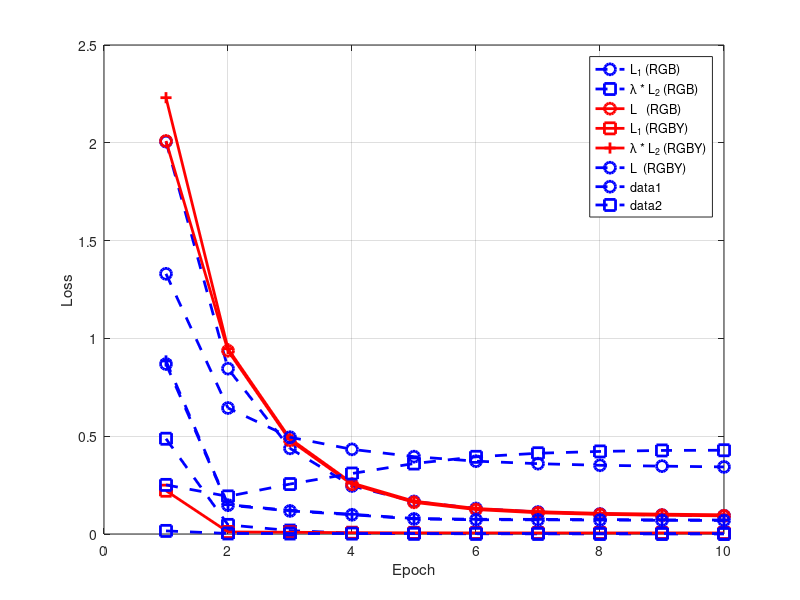

Source code (MATLAB):
% RGB 5700K
loss1=[2.0092328, 0.93692046, 0.47842044, 0.25382027, 0.16183206, 0.12489741, 0.10846631, 0.10026421, 0.095844395, 0.092884794];
loss2= [0.22134636, 0.010404508, 0.009007032, 0.006724472, 0.00591742, 0.005649868, 0.005529406, 0.0054644756, 0.0056551723, 0.0053942883];
loss_sum= [2.2305791, 0.947325, 0.48742747, 0.26054475, 0.16774948, 0.13054729, 0.113995716, 0.105728686, 0.101499565, 0.09827908];
% loss1: [1.690355, 0.8411812, 0.42633268, 0.23672089, 0.1555105, 0.119623296, 0.10303273, 0.09455963, 0.08968003, 0.08678761]
% loss2: [0.31958297, 0.011873759, 0.008737643, 0.0069837044, 0.005914093, 0.0059164376, 0.0055057937, 0.005193104, 0.0052944478, 0.0051366766]
% loss_sum: [2.009938, 0.853055, 0.43507034, 0.24370459, 0.16142459, 0.12553973, 0.10853852, 0.09975274, 0.09497448, 0.09192429]

loss11= [2.0328043, 0.91467243, 0.46324575, 0.24458177, 0.15787323, 0.11953716, 0.10028277, 0.0903754, 0.084474646, 0.08119937] ;
loss21= [0.29493022, 0.006845983, 0.0059120054, 0.0054288507, 0.005710206, 0.0056385677, 0.005866878, 0.0060521215, 0.00607502, 0.006086333] ;
loss_sum1= [2.3277345, 0.92151845, 0.46915776, 0.2500106, 0.16358343, 0.12517573, 0.10614965, 0.09642752, 0.09054966, 0.087285705] ;

loss12= [1.7867922, 0.7920583, 0.4170501, 0.2318591, 0.15392688, 0.117397256, 0.0998887, 0.09150903, 0.087066285, 0.08450297] ;
loss22= [0.0731083, 0.009362262, 0.0075684213, 0.0058297417, 0.005490473, 0.0054086307, 0.005241382, 0.005174336, 0.005195596, 0.005326991] ;
loss_sum2= [1.8599005, 0.80142057, 0.4246185, 0.23768884, 0.15941735, 0.122805886, 0.10513008, 0.09668337, 0.09226188, 0.08982997] ;

loss13= [1.699757, 0.8579524, 0.41044378, 0.22682506, 0.15539207, 0.124001645, 0.10872186, 0.10069138, 0.095660985, 0.09242692] ;
loss23= [0.21833105, 0.010904488, 0.007954911, 0.0061890036, 0.0058667054, 0.0057357196, 0.005781995, 0.0055462345, 0.0056072557, 0.0056114686] ;
loss_sum3= [1.9180881, 0.8688569, 0.4183987, 0.23301406, 0.16125877, 0.12973736, 0.11450385, 0.10623761, 0.10126824, 0.09803839] ;

loss14= [1.6765784, 0.7881531, 0.38676935, 0.20865463, 0.13899004, 0.108679205, 0.09453959, 0.087674856, 0.08421802, 0.08228913] ;
loss24= [0.20663422, 0.010457011, 0.0062637404, 0.0056535336, 0.00566738, 0.005967611, 0.0063051917, 0.0062083574, 0.006270753, 0.0061560674] ;
loss_sum4= [1.8832126, 0.79861015, 0.3930331, 0.21430816, 0.14465742, 0.114646815, 0.100844786, 0.09388322, 0.09048877, 0.088445194] ;

loss5= [2.0097194, 0.88082844, 0.502254, 0.27782217, 0.1786513, 0.13650449, 0.115335636, 0.103707135, 0.096327424, 0.091687016] ;
loss5= [0.19274905, 0.010643366, 0.008037809, 0.0058335676, 0.0049493555, 0.0049142702, 0.00492, 0.0047272993, 0.0048449747, 0.0050744736] ;
loss_sum5= [2.2024684, 0.8914718, 0.5102918, 0.28365573, 0.18360066, 0.14141876, 0.120255634, 0.10843443, 0.1011724, 0.09676149] ;

loss6= [1.7383922, 0.8559519, 0.4500011, 0.2617479, 0.18432422, 0.14842494, 0.12778832, 0.112096734, 0.10034987, 0.09343731] ;
loss6= [0.24063571, 0.010856408, 0.008750805, 0.006923121, 0.0059790085, 0.005336207, 0.00501011, 0.0048888144, 0.0050743856, 0.0054257903] ;
loss_sum6= [1.979028, 0.8668083, 0.4587519, 0.268671, 0.19030322, 0.15376115, 0.13279843, 0.11698555, 0.105424255, 0.098863095] ;

loss17= [1.5576086, 0.7320032, 0.3920327, 0.24025908, 0.1708798, 0.13238494, 0.108211264, 0.095102, 0.08847992, 0.08487479] ;
loss27= [0.23113264, 0.011958834, 0.00856921, 0.006548215, 0.0054063676, 0.00496337, 0.0050511924, 0.0054029394, 0.005663557, 0.005983441] ;
loss_sum7= [1.7887412, 0.74396205, 0.40060192, 0.24680729, 0.17628616, 0.13734831, 0.11326246, 0.100504935, 0.09414348, 0.09085823] ;

loss18= [2.051021, 0.86537063, 0.43835917, 0.2335586, 0.15203746, 0.117691, 0.10150371, 0.09322358, 0.08874708, 0.08629384] ;
loss28= [0.19524167, 0.011964152, 0.0077768685, 0.0055563315, 0.0051533324, 0.0052426504, 0.0049489387, 0.0051533417, 0.004948019, 0.0050168415] ;
loss_sum8= [2.2462628, 0.8773348, 0.44613603, 0.23911493, 0.15719078, 0.122933656, 0.106452644, 0.09837692, 0.0936951, 0.09131068] ;

loss19= [1.4944408, 0.728853, 0.3640532, 0.21677582, 0.1541124, 0.12137533, 0.10419387, 0.09540401, 0.090617254, 0.08762608] ;
loss29= [0.13117518, 0.007646382, 0.006402884, 0.0052601057, 0.004933269, 0.0050999173, 0.00500082, 0.0050209193, 0.005501991, 0.0052159214] ;
loss_sum9= [1.625616, 0.73649937, 0.37045607, 0.22203593, 0.15904567, 0.12647524, 0.109194696, 0.10042492, 0.09611925, 0.092842] ;

mean_value_relu = loss_sum + loss_sum1 + loss_sum2 + loss_sum3 + loss_sum4 + loss_sum5 + loss_sum6 + loss_sum7 + loss_sum8 + loss_sum9;
mean_value_relu = mean_value_relu/10;
mean_square_value_relu = (loss_sum - mean_value_relu).^2  + (loss_sum1 - mean_value_relu).^2  + (loss_sum2 - mean_value_relu).^2  + (loss_sum3 - mean_value_relu).^2  + (loss_sum4 - mean_value_relu).^2 ...
      + (loss_sum5 - mean_value_relu).^2  + (loss_sum6 - mean_value_relu).^2  + (loss_sum7 - mean_value_relu).^2  + (loss_sum8 - mean_value_relu).^2  + (loss_sum9 - mean_value_relu).^2;
  
plot([1:10],mean_value_relu,'--bo','MarkerSize',8,'LineWidth',2);hold on;
plot([1:10],mean_square_value_relu,'--bs','MarkerSize',8,'LineWidth',2);hold on;  



plot([1:10],loss1,'-ro','MarkerSize',8,'LineWidth',2);hold on;
plot([1:10],loss2,'-rs','MarkerSize',8,'LineWidth',2);hold on;
plot([1:10],loss_sum,'-r+','MarkerSize',8,'LineWidth',2);hold on;
% % RGB 4000K
% loss1= [1.5630237, 0.82386506, 0.4208291, 0.2706569, 0.19599015, 0.1540955, 0.13026, 0.11931487, 0.11440705, 0.11132509];
% loss2= [0.38228476, 0.01129269, 0.006175206, 0.004760101, 0.0047609783, 0.0050096, 0.00499452, 0.0050366744, 0.0050141313, 0.0052436185];
% loss_sum= [1.9453084, 0.83515775, 0.4270043, 0.275417, 0.20075113, 0.1591051, 0.13525453, 0.124351546, 0.11942118, 0.116568714];
% RGBY 5700K

loss1=[0.8690279, 0.14725205, 0.118022606, 0.098412365, 0.07696816, 0.0728977, 0.07240346, 0.07144982, 0.06986164, 0.069139056];
loss2=[0.015813824, 0.0027331582, 0.00244155, 0.0024011068, 0.002478812, 0.0023587844, 0.0024694088, 0.0022960708, 0.002250351, 0.0021657774];
loss_sum= [0.88484174, 0.14998521, 0.12046415, 0.10081347, 0.07944697, 0.07525649, 0.074872866, 0.07374589, 0.072111994, 0.071304835];


plot([1:10],loss1,'--bo','MarkerSize',8,'LineWidth',2);hold on;
plot([1:10],loss2,'--bs','MarkerSize',8,'LineWidth',2);hold on;
plot([1:10],loss_sum,'--b+','MarkerSize',8,'LineWidth',2);hold on;

grid on;
legend('L_{1} (RGB)',...
    '\lambda * L_{2} (RGB)',...
    'L   (RGB)',...
'L_{1} (RGBY)',...
    '\lambda * L_{2} (RGBY)',...
    'L  (RGBY)');   
ylabel('Loss');
xlabel('Epoch');

%relu
loss1= [1.0991982, 0.5670697, 0.40671906, 0.32099423, 0.2696359, 0.2376237, 0.21768056, 0.20465666, 0.1962345, 0.1905375];
loss2= [0.033455327, 0.026387198, 0.0255188, 0.02475529, 0.024778856, 0.02440419, 0.025534403, 0.023159456, 0.02513937, 0.023461916];
loss_sum= [1.1326536, 0.5934569, 0.43223786, 0.34574953, 0.29441473, 0.2620279, 0.24321496, 0.22781612, 0.22137386, 0.21399942];

loss11= [1.160722, 0.65472937, 0.51559424, 0.45952305, 0.42688686, 0.4069, 0.39370194, 0.38488707, 0.37859714, 0.3740089];
loss21= [0.15969259, 0.029243272, 0.028278591, 0.026955694, 0.02891738, 0.027464788, 0.027819289, 0.02762314, 0.029610442, 0.02633586];
loss_sum1= [1.3204145, 0.68397266, 0.54387283, 0.48647875, 0.45580423, 0.43436477, 0.42152122, 0.41251022, 0.4082076, 0.40034476];

loss12= [1.3520371, 0.76901525, 0.57788205, 0.53067845, 0.5095636, 0.49864104, 0.49225062, 0.48784208, 0.48469576, 0.4821503];
loss22= [0.35606492, 0.016400365, 0.021393107, 0.020686595, 0.0206013, 0.021005353, 0.022174047, 0.021248335, 0.02184265, 0.022680683];
loss_sum2= [1.708102, 0.7854156, 0.5992752, 0.551365, 0.5301649, 0.5196464, 0.5144247, 0.5090904, 0.5065384, 0.50483096];

loss13= [1.0900401, 0.38778856, 0.21897733, 0.15803978, 0.1290708, 0.113078624, 0.10355736, 0.09751079, 0.09395897, 0.091407396];
loss23= [0.37210587, 0.008281313, 0.009212851, 0.009570931, 0.009436935, 0.009323105, 0.00957904, 0.0089038685, 0.009088786, 0.008899342];
loss_sum3= [1.4621459, 0.39606988, 0.22819018, 0.1676107, 0.13850774, 0.12240173, 0.1131364, 0.10641466, 0.10304775, 0.100306734];

loss14= [1.1541872, 0.4705382, 0.30491498, 0.2314894, 0.16172855, 0.120346546, 0.101783566, 0.09484792, 0.09145318, 0.08915614];
loss24= [0.035808507, 0.011699598, 0.011513938, 0.011112229, 0.008438048, 0.008134203, 0.0088731535, 0.008870966, 0.008341586, 0.009288425];
loss_sum4= [1.1899958, 0.4822378, 0.31642893, 0.24260163, 0.1701666, 0.12848075, 0.11065672, 0.103718884, 0.09979477, 0.098444566];

loss15= [1.0818133, 0.52112925, 0.34793213, 0.26167485, 0.21527198, 0.19021465, 0.17638487, 0.16848849, 0.16374484, 0.161149];
loss25= [0.0746033, 0.0130432, 0.012679561, 0.0137037905, 0.013748758, 0.012970688, 0.013207841, 0.013384215, 0.012998983, 0.013414751];
loss_sum5= [1.1564167, 0.5341725, 0.36061168, 0.27537864, 0.22902074, 0.20318533, 0.1895927, 0.1818727, 0.17674382, 0.17456375];

loss16= [1.3384775, 0.8212379, 0.75039375, 0.7288154, 0.71975493, 0.715216, 0.7128719, 0.7111897, 0.7100376, 0.70914006];
loss26= [0.016123537, 0.023283152, 0.02250788, 0.023248972, 0.022383023, 0.021797214, 0.021850139, 0.021373212, 0.021376893, 0.020286124];
loss_sum6= [1.354601, 0.84452105, 0.77290165, 0.75206435, 0.74213797, 0.7370132, 0.734722, 0.7325629, 0.7314145, 0.7294262];

loss17= [1.2652307, 0.5847357, 0.42461765, 0.34052852, 0.2840369, 0.24328679, 0.21788019, 0.20322168, 0.19392869, 0.18836455];
loss27= [0.032822497, 0.02564239, 0.023437308, 0.02185565, 0.021759799, 0.02075025, 0.020771123, 0.020220954, 0.02121194, 0.02078235];
loss_sum7= [1.2980531, 0.6103781, 0.44805497, 0.36238417, 0.3057967, 0.26403704, 0.2386513, 0.22344263, 0.21514063, 0.2091469];


loss18= [1.3292117, 0.76904535, 0.65007216, 0.6157362, 0.6005818, 0.5926263, 0.588206, 0.58531886, 0.5830144, 0.5809473] ;
loss28= [0.014810341, 0.019890934, 0.021293957, 0.018733313, 0.018845007, 0.017738193, 0.017109744, 0.01638553, 0.016514914, 0.015761584] ;
loss_sum8= [1.344022, 0.78893626, 0.6713661, 0.6344695, 0.61942685, 0.61036444, 0.60531574, 0.6017044, 0.5995293, 0.5967089] ;

loss19= [1.290587, 0.69915926, 0.5529717, 0.48646465, 0.44665852, 0.42071563, 0.40378577, 0.39312002, 0.38587767, 0.38097712] ;
loss29= [0.04493821, 0.023060426, 0.02250138, 0.023430964, 0.022230119, 0.021650115, 0.020184726, 0.020376543, 0.021811234, 0.020799441] ;
loss_sum9= [1.3355252, 0.7222197, 0.57547307, 0.5098956, 0.46888864, 0.44236574, 0.4239705, 0.41349655, 0.40768892, 0.40177655] ;


mean_value_relu = loss_sum + loss_sum1 + loss_sum2 + loss_sum3 + loss_sum4 + loss_sum5 + loss_sum6 + loss_sum7 + loss_sum8 + loss_sum9;
mean_value_relu = mean_value_relu/10;
mean_square_value_relu = (loss_sum - mean_value_relu).^2  + (loss_sum1 - mean_value_relu).^2  + (loss_sum2 - mean_value_relu).^2  + (loss_sum3 - mean_value_relu).^2  + (loss_sum4 - mean_value_relu).^2 ...
      + (loss_sum5 - mean_value_relu).^2  + (loss_sum6 - mean_value_relu).^2  + (loss_sum7 - mean_value_relu).^2  + (loss_sum8 - mean_value_relu).^2  + (loss_sum9 - mean_value_relu).^2;
  
plot([1:10],mean_value_relu,'--bo','MarkerSize',8,'LineWidth',2);hold on;
plot([1:10],mean_square_value_relu,'--bs','MarkerSize',8,'LineWidth',2);hold on;  
